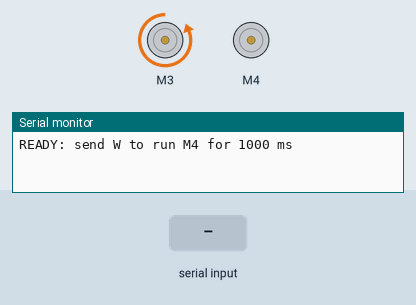
A sketch run on a simulated Arduino Uno, built with avr-gcc and run on an emulated ATmega328P. On the bench: 2 × DC motor (green arrow = forward, orange = backward, longer = faster), the last lines printed to the serial monitor. The test bench sets the inputs (shaded band).

Above: at 1.2 s.
1.3 s: "W" received over Serial
At 2.0 s:
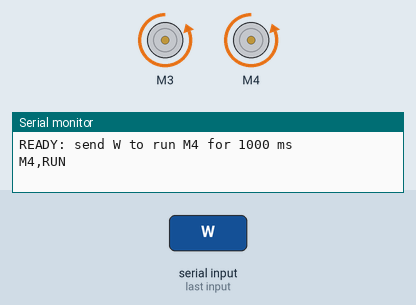
Timing chart, 0 to 4.3 s (numbered marks = the images above; inputs shaded):
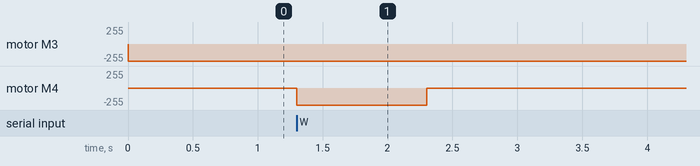

Measured:
- after the input at 1.3 s, motor M4: stopped → backward 255/255 at once, → stopped 1.0 s later

The sketch:

m3_motor_255_continuous_test.ino
```cpp
/*
  M3 continuous + serial-triggered M4 test

  Motor Shield V1 / L293D:
    M3 runs continuously at PWM 255.
    Send W or w at 9600 baud to run M4 for 1 second.
*/
#include <AFMotor.h>

// ================= Easy-to-adjust parameters =================
const uint8_t M3_PWM = 255;
const uint8_t M4_PWM = 255;
const unsigned long M4_RUN_TIME_MS = 1000UL;
const uint8_t M3_DIRECTION = BACKWARD;
const uint8_t M4_DIRECTION = BACKWARD;
// =============================================================

AF_DCMotor motorM3(3);
AF_DCMotor motorM4(4);

bool m4Running = false;
unsigned long m4StartedAt = 0;

void startM4() {
  motorM4.setSpeed(M4_PWM);
  motorM4.run(M4_DIRECTION);
  m4StartedAt = millis();
  m4Running = true;
  Serial.println(F("M4,RUN"));
}

void stopM4() {
  motorM4.setSpeed(0);
  motorM4.run(RELEASE);
  m4Running = false;
  Serial.println(F("M4,STOP"));
}

void setup() {
  Serial.begin(9600);

  motorM3.setSpeed(M3_PWM);
  motorM3.run(M3_DIRECTION);

  motorM4.setSpeed(0);
  motorM4.run(RELEASE);

  Serial.println(F("READY: send W to run M4 for 1000 ms"));
}

void loop() {
  while (Serial.available() > 0) {
    const char command = (char)Serial.read();
    if (command == 'W' || command == 'w') {
      startM4();
    }
  }

  if (m4Running && millis() - m4StartedAt >= M4_RUN_TIME_MS) {
    stopM4();
  }
}
```
